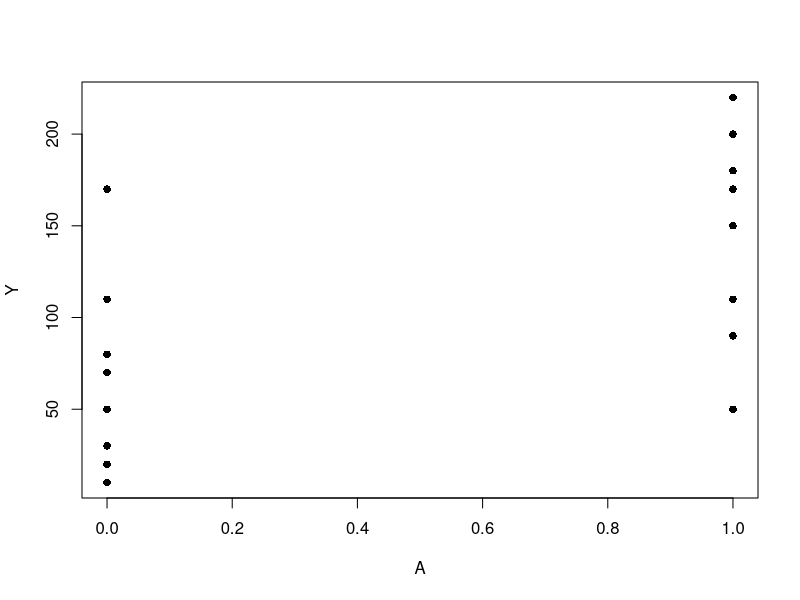
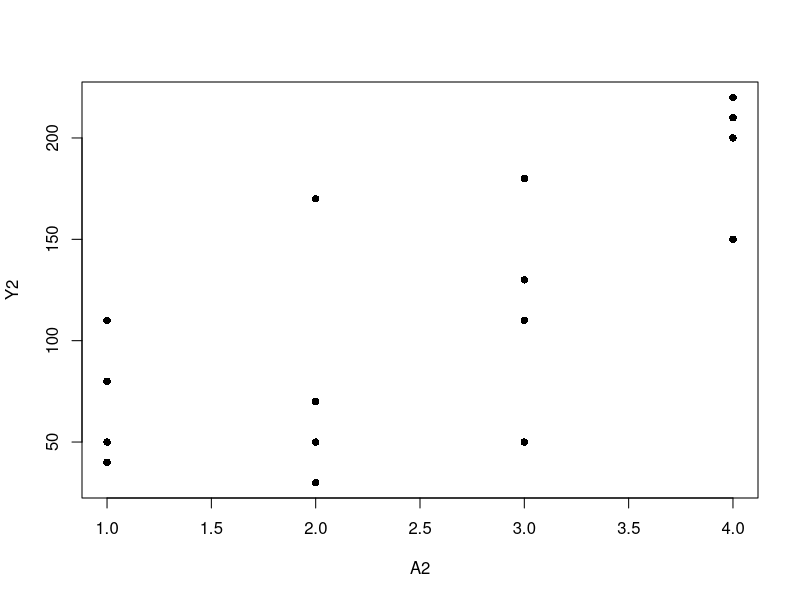
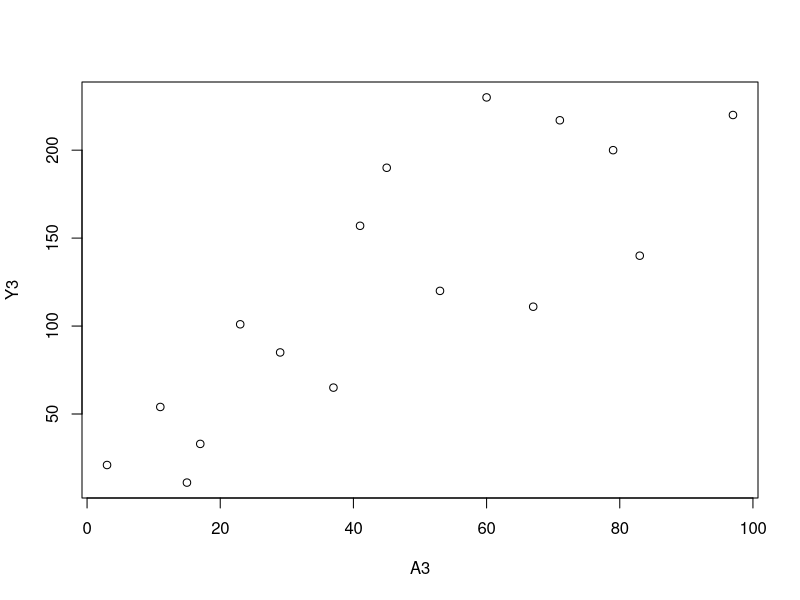

Generate these figures, in order, with R:
## ---- chunk 1
A<-c(rep(1, 8), rep(0, 8))
Y <- c(200, 150, 220, 110, 50, 180, 90, 170, 170, 30, 70, 110, 80, 50, 10, 20)
plot(A, Y, pch=16)
mean(Y[A == 0])
mean(Y[A == 1])
## ---- chunk 2
A2<-c(rep(1,4), rep(2, 4), rep(3, 4), rep(4,4))
Y2 <- c(110, 80, 50, 40, 170, 30, 70, 50, 110, 50, 180, 130, 200, 150, 220, 210)
plot(A2, Y2, pch=16)
mean(Y2[A2 == 1])
mean(Y2[A2 == 2])
mean(Y2[A2 == 3])
mean(Y2[A2 == 4])
## ---- chunk 3
A3 <-
  c(3, 11, 17, 23, 29, 37, 41, 53, 67, 79, 83, 97, 60, 71, 15, 45)
Y3 <-
  c(21, 54, 33, 101, 85, 65, 157, 120, 111, 200, 140, 220, 230, 217,
    11, 190)
plot(Y3 ~ A3)
summary(glm(Y3 ~ A3))
predict(glm(Y3 ~ A3), data.frame(A3 = 90))
summary(glm(Y ~ A))
## ---- chunk 4
Asq <- A3 * A3
mod3 <- glm(Y3 ~ A3 + Asq)
summary(mod3)
predict(mod3, data.frame(cbind(A3 = 90, Asq = 8100)))
